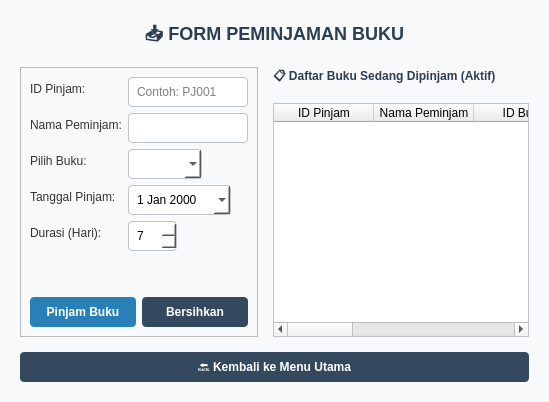
<?xml version="1.0" encoding="UTF-8"?>
<ui version="4.0">
 <class>PinjamBukuWindow</class>
 <widget class="QMainWindow" name="PinjamBukuWindow">
  <property name="geometry">
   <rect>
    <x>0</x>
    <y>0</y>
    <width>997</width>
    <height>0</height>
   </rect>
  </property>
  <property name="windowTitle">
   <string>Perpustakaan - Form Peminjaman Buku - pinjam_buku.ui</string>
  </property>
  <property name="styleSheet">
   <string notr="true">QMainWindow { 
background-color: #F8F9FA; 
} 
QLabel#lblTitle { 
font-size: 18px; 
font-weight: bold; 
color: #2C3E50; 
} 
QLabel { 
font-size: 12px; 
color: #333; 
    } 
 QLineEdit, QComboBox, QDateEdit, QSpinBox { 
        padding: 6px; 
        border: 1px solid #BDC3C7; 
        border-radius: 4px; 
        background-color: white; 
    } 
 QLineEdit:focus, QComboBox:focus, QDateEdit:focus, 
QSpinBox:focus { 
        border: 1px solid #3498DB; 
    } 
 QPushButton { 
        background-color: #34495E; 
        color: white; 
        border: none; 
        border-radius: 4px; 
        padding: 8px 15px; 
        font-weight: bold; 
    } 
    QPushButton:hover { 
        background-color: #415B76; 
    } 
 QPushButton#btnPinjam { 
        background-color: #2980B9; 
    } 
    QPushButton#btnPinjam:hover { 
        background-color: #3498DB; 
    } 
 QTableWidget { 
        background-color: white; 
        border: 1px solid #BDC3C7; 
        gridline-color: #ECF0F1; 
    }</string>
  </property>
  <widget class="QWidget" name="centralwidget">
   <layout class="QVBoxLayout" name="verticalLayoutMain">
    <property name="spacing">
     <number>15</number>
    </property>
    <property name="leftMargin">
     <number>20</number>
    </property>
    <property name="topMargin">
     <number>20</number>
    </property>
    <property name="rightMargin">
     <number>20</number>
    </property>
    <property name="bottomMargin">
     <number>20</number>
    </property>
    <item>
     <widget class="QLabel" name="lblTitle">
      <property name="text">
       <string>📥 FORM PEMINJAMAN BUKU</string>
      </property>
      <property name="alignment">
       <set>Qt::AlignCenter</set>
      </property>
     </widget>
    </item>
    <item>
     <layout class="QHBoxLayout" name="horizontalLayoutMain">
      <property name="spacing">
       <number>15</number>
      </property>
      <item>
       <widget class="QFrame" name="frameInput">
        <property name="frameShape">
         <enum>QFrame::StyledPanel</enum>
        </property>
        <property name="frameShadow">
         <enum>QFrame::Raised</enum>
        </property>
        <layout class="QVBoxLayout" name="verticalLayoutForm">
         <item>
          <layout class="QFormLayout" name="formLayout">
           <property name="fieldGrowthPolicy">
            <enum>QFormLayout::ExpandingFieldsGrow</enum>
           </property>
           <item row="0" column="0">
            <widget class="QLabel" name="lblIdPinjam">
             <property name="text">
              <string>ID Pinjam:</string>
             </property>
            </widget>
           </item>
           <item row="0" column="1">
            <widget class="QLineEdit" name="txtIdPinjam">
             <property name="placeholderText">
              <string>Contoh: PJ001</string>
             </property>
            </widget>
           </item>
           <item row="1" column="0">
            <widget class="QLabel" name="lblNamaPeminjam">
             <property name="text">
              <string>Nama Peminjam:</string>
             </property>
            </widget>
           </item>
           <item row="1" column="1">
            <widget class="QLineEdit" name="txtNamaPeminjam"/>
           </item>
           <item row="2" column="0">
            <widget class="QLabel" name="lblBuku">
             <property name="text">
              <string>Pilih Buku:</string>
             </property>
            </widget>
           </item>
           <item row="2" column="1">
            <widget class="QComboBox" name="cmbBuku"/>
           </item>
           <item row="3" column="0">
            <widget class="QLabel" name="lblTanggalPinjam">
             <property name="text">
              <string>Tanggal Pinjam:</string>
             </property>
            </widget>
           </item>
           <item row="3" column="1">
            <widget class="QDateEdit" name="datePinjam">
             <property name="calendarPopup">
              <bool>true</bool>
             </property>
            </widget>
           </item>
           <item row="4" column="0">
            <widget class="QLabel" name="lblDurasi">
             <property name="text">
              <string>Durasi (Hari):</string>
             </property>
            </widget>
           </item>
           <item row="4" column="1">
            <widget class="QSpinBox" name="spinDurasi">
             <property name="minimum">
              <number>1</number>
             </property>
             <property name="maximum">
              <number>90</number>
             </property>
             <property name="value">
              <number>7</number>
             </property>
            </widget>
           </item>
          </layout>
         </item>
         <item>
          <spacer name="verticalSpacer_Form">
           <property name="orientation">
            <enum>Qt::Vertical</enum>
           </property>
           <property name="sizeHint" stdset="0">
            <size>
             <width>20</width>
             <height>40</height>
            </size>
           </property>
          </spacer>
         </item>
         <item>
          <layout class="QHBoxLayout" name="horizontalLayoutButtons">
           <item>
            <widget class="QPushButton" name="btnPinjam">
             <property name="text">
              <string>Pinjam Buku</string>
             </property>
            </widget>
           </item>
           <item>
            <widget class="QPushButton" name="btnBersihkan">
             <property name="text">
              <string>Bersihkan</string>
             </property>
            </widget>
           </item>
          </layout>
         </item>
        </layout>
       </widget>
      </item>
      <item>
       <layout class="QVBoxLayout" name="verticalLayoutTable">
        <item>
         <widget class="QLabel" name="lblTableTitle">
          <property name="styleSheet">
           <string notr="true">font-weight: bold; color: #2C3E50;</string>
          </property>
          <property name="text">
           <string>📋 Daftar Buku Sedang Dipinjam (Aktif)</string>
          </property>
         </widget>
        </item>
        <item>
         <widget class="QTableWidget" name="tablePeminjaman">
          <column>
           <property name="text">
            <string>ID Pinjam</string>
           </property>
          </column>
          <column>
           <property name="text">
            <string>Nama Peminjam</string>
           </property>
          </column>
          <column>
           <property name="text">
            <string>ID Buku</string>
           </property>
          </column>
          <column>
           <property name="text">
            <string>Judul Buku</string>
           </property>
          </column>
          <column>
           <property name="text">
            <string>Tanggal Pinjam</string>
           </property>
          </column>
          <column>
           <property name="text">
            <string>Durasi</string>
           </property>
          </column>
          <column>
           <property name="text">
            <string>Status</string>
           </property>
          </column>
         </widget>
        </item>
       </layout>
      </item>
     </layout>
    </item>
    <item>
     <widget class="QPushButton" name="btnKembali">
      <property name="text">
       <string>🔙 Kembali ke Menu Utama</string>
      </property>
     </widget>
    </item>
   </layout>
  </widget>
 </widget>
 <resources/>
 <connections/>
</ui>
